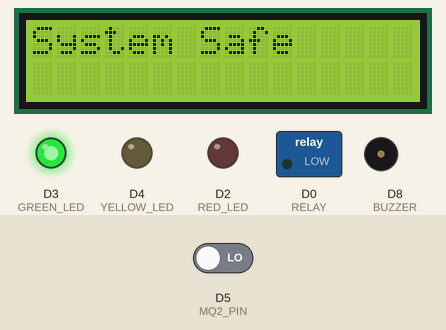
Recording of a sketch running on a simulated ESP8266 (NodeMCU). On the bench: 16×2 character LCD, switched loads named in the sketch (green lamp = pin HIGH), output pins drawn as LEDs (lit = HIGH), buzzer (waves = sounding, pin HIGH). The inputs (shaded band) are chosen by the test bench; at power-on: D5 (MQ2_PIN) LOW. WiFi joins after 1.5 s; servers stay silent unless stated; what the sketch prints to the serial monitor is not drawn.

Above: at 5.0 s.
5.1 s: D5 (MQ2_PIN) driven HIGH
At 6.6 s:
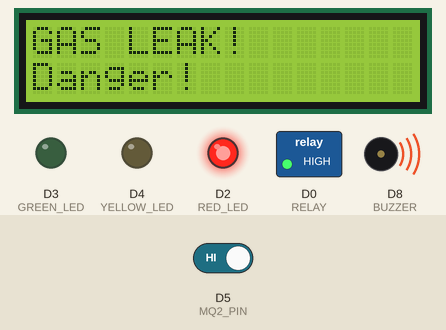
6.9 s: D5 (MQ2_PIN) driven LOW
At 7.5 s:
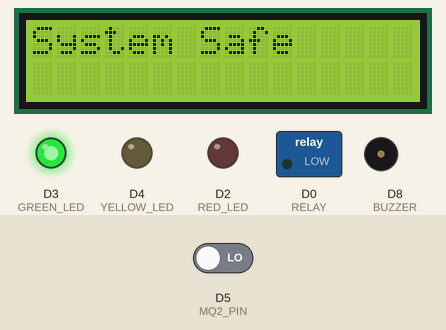
Timing chart, 0 to 9.9 s (numbered marks = the images above; inputs shaded):
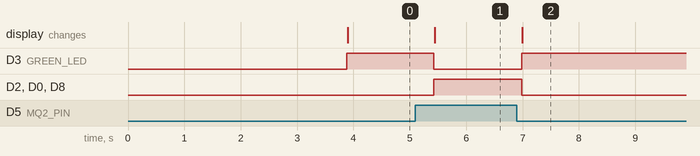

The sketch:

gas_leakage_detector.ino
```cpp
#define BLYNK_TEMPLATE_ID "TMPLXXXX"
#define BLYNK_TEMPLATE_NAME "GasDetector"
#define BLYNK_AUTH_TOKEN "YOUR_AUTH_TOKEN"

#include <ESP8266WiFi.h>
#include <BlynkSimpleEsp8266.h>
#include <Wire.h>
#include <LiquidCrystal_I2C.h>

// WiFi credentials
char ssid[] = "YOUR_WIFI_NAME";
char pass[] = "YOUR_WIFI_PASSWORD";

// LCD (change address to 0x3F if not working)
LiquidCrystal_I2C lcd(0x27, 16, 2);

// Pin definitions
#define MQ2_PIN D5
#define GREEN_LED D3
#define YELLOW_LED D4
#define RED_LED D2
#define BUZZER D8
#define RELAY D0

bool alertSent = false;

void setup() {
  Serial.begin(9600);

  // Pin setup
  pinMode(MQ2_PIN, INPUT);
  pinMode(GREEN_LED, OUTPUT);
  pinMode(YELLOW_LED, OUTPUT);
  pinMode(RED_LED, OUTPUT);
  pinMode(BUZZER, OUTPUT);
  pinMode(RELAY, OUTPUT);

  // Initial OFF state
  digitalWrite(BUZZER, LOW);
  digitalWrite(RELAY, LOW);
  digitalWrite(GREEN_LED, LOW);
  digitalWrite(YELLOW_LED, LOW);
  digitalWrite(RED_LED, LOW);

  // LCD init
  lcd.init();
  lcd.backlight();
  lcd.setCursor(0, 0);
  lcd.print("System Starting");

  // Connect to Blynk
  Blynk.begin(BLYNK_AUTH_TOKEN, ssid, pass);

  delay(2000);
}

void loop() {
  Blynk.run();

  int gas = digitalRead(MQ2_PIN);
  Serial.println(gas);   // debug

  lcd.clear();

  // ⚠️ NOTE: MQ2 logic may be reversed — this version assumes HIGH = GAS
  if (gas == HIGH) {

    // 🔴 Gas Leak Condition
    digitalWrite(RED_LED, HIGH);
    digitalWrite(GREEN_LED, LOW);
    digitalWrite(YELLOW_LED, LOW);

    digitalWrite(BUZZER, HIGH);
    digitalWrite(RELAY, HIGH);   // Fan ON

    lcd.setCursor(0, 0);
    lcd.print("GAS LEAK!");
    lcd.setCursor(0, 1);
    lcd.print("Danger!");

    if (!alertSent) {
      Blynk.logEvent("gas_alert", "LPG Gas Leak Detected!");
      alertSent = true;
    }

  } else {

    // 🟢 Safe Condition
    digitalWrite(RED_LED, LOW);
    digitalWrite(GREEN_LED, HIGH);
    digitalWrite(YELLOW_LED, LOW);

    digitalWrite(BUZZER, LOW);
    digitalWrite(RELAY, LOW);   // Fan OFF

    lcd.setCursor(0, 0);
    lcd.print("System Safe");

    alertSent = false;
  }

  delay(500);
}
```

Measured:
- after the input at 5.1 s, D3 (GREEN_LED): HIGH → LOW after 0.33 s; D2 (RED_LED), D0 (RELAY), D8 (BUZZER): LOW → HIGH after 0.33 s; the display: changes after 0.34 s (image 1)
- after the input at 6.9 s, D3 (GREEN_LED): LOW → HIGH after 0.09 s; D2 (RED_LED), D0 (RELAY), D8 (BUZZER): HIGH → LOW after 0.09 s; the display: changes after 0.10 s (image 2)
